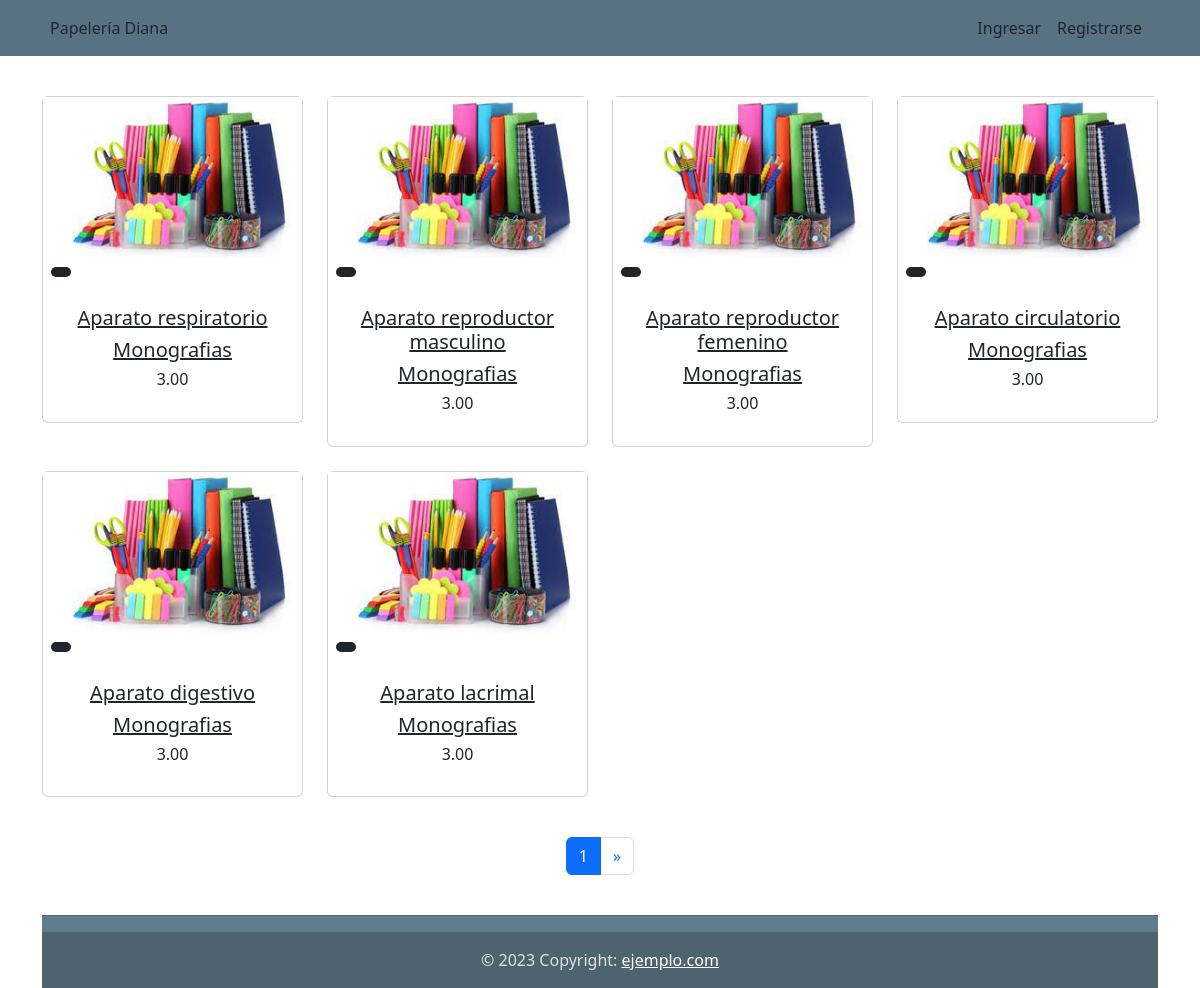
Page /categorias/monografias/ on the committed database.
### Pape/models.py (models this page shows, shortened)
class Producto(models.Model):
    nombre = models.CharField(max_length=100)
    precio = models.DecimalField(max_digits=10, decimal_places=2 )
    precio_descuento = models.DecimalField(max_digits=10, decimal_places=2, blank=True, null=True)
    categoria = models.CharField(choices=CATEGORIAS_SELECCIONADAS, max_length=20, default="escolar", blank="")
    novedad = models.CharField(max_length=5, blank=True)
    lugar = models.CharField(max_length=5, blank=True)
    etiqueta = models.CharField(choices=CATEGORIAS_ETIQUETAS, max_length=1, default="P")
    slug = models.SlugField(unique=True, null=False, blank=True)
    descripcion = models.TextField(default="Aquí sustituimos la descripción del producto")
    def url_absoluta(self):
        return reverse("producto", kwargs={"slug":self.slug})
    def url_categoria(self):
        return reverse("categorias", kwargs={"categoria":self.categoria})

### Pape/views.py (the view)
# urls.py: path("categorias/<str:categoria>/", CategoriaListView.as_view(), name="categorias")
class CategoriaListView(ListView):
    model = Producto
    template_name = "Pape/categorias.html"
    paginate_by = 6
    def get_queryset(self):
        categoria = self.kwargs['categoria'] # obtener la categoría de la URL
        queryset = Producto.objects.filter(categoria=categoria)
        return queryset

### Pape/templates/Pape/categorias.html (shortened to what this page needs)
{% extends "Pape/base.html"%}
{% load static %}
{%block contenido%}
<main>
<div class="container pt-5 ">
    <section>
      <div class="text-center">
        <div class="row">
          {% for producto in object_list %}
          <div class="col-lg-3 col-md-6 mb-4">
            <div class="card">
              <div class="bg-image hover-zoom ripple ripple-surface ripple-surface-light"
                data-mdb-ripple-color="light">
                <a href="{{ producto.url_absoluta }}">
                  <img src="{% static 'img/default.jfif' %}" class="w-100"/>
                  <div class="mask">
                    <div class="d-flex justify-content-start align-items-end h-100">
                      <h5><span class="badge bg-dark ms-2 {{ producto.etiqueta }}-color"> {{ producto.novedad }}</span></h5>
                    </div>
                  </div>
                </a>
              </div>
              <div class="card-body">
                <a href="{{ producto.url_absoluta }}" class="text-reset">
                  <h5 class="card-title mb-2">{{ producto.nombre }}</h5>
                </a>
                <a href="{{ producto.url_categoria }}" class="text-reset ">
                  <h5>{{ producto.get_categoria_display }}</h5>
                </a>
                <h6 class="mb-3 price">
                  {% if producto.precio_descuento %}
                    {{ producto.precio_descuento }}
                  {% else %}
                    {{ producto.precio }}
                  {% endif %}
                </h6>
              </div>
            </div>
          </div>
          {% endfor %}
      </div>
  </section>
</div>
{% if is_paginated %}
    <nav aria-label="Page navigation example" class="d-flex justify-content-center mt-3">
    <ul class="pagination">
      <li class="page-item active">
        <a class="page-link" href="?page={{ page_obj.number}}">{{ page_obj.number}}</a>
      </li>
      {% if page_obj.has_next %}
      <li class="page-item">
        <a class="page-link" href="?page={{ page_obj.next_page_number }}" aria-label="Next">
          <span aria-hidden="true">&raquo;</span>
        </a>
      </li>
      {% endif %}
    </ul>
  </nav>
  {% endif %}
</main>
{%endblock%}

### Pape/templates/Pape/base.html (shortened to what this page needs)
{% load static %}
{% load carrito_template_tags %}
<!DOCTYPE html>
<html>
<head>
    <link href="https://cdn.jsdelivr.net/npm/bootstrap@5.3.0-alpha1/dist/css/bootstrap.min.css" rel="stylesheet">
    <link rel="stylesheet" href="{% static 'css/main.css'%}">
</head>
<body>
<div class="container mt-5">
<nav class="navbar fixed-top navbar-expand-lg" style="background-color: #587183;">
  <div class="container">
      <div class="collapse navbar-collapse" id="navbarSupportedContent1">
          <ul class="navbar-nav me-auto mb-2 mb-lg-0">
              <li class="nav-item active">
                  <a class="nav-link" href="{% url 'inicio' %}">Papelería Diana</a>
              </li>
          </ul>
      </div>
      <div class="d-flex align-items-center">
        {% if user.is_authenticated %}
            <a class="nav-link me-3" href="{% url 'orden_resumen' %}">
                <span class="clearfix d-none d-sm-inline-block"> carrito </span>
                <img  class="cart-icon" src="{% static 'img/carrito.jpg' %}" style="width: 50px;">
                <span class="badge rounded-pill badge-notification bg-danger">
                    {{ request.user|cuenta_articulos_carrito}}
                </span>
            </a>
            <a class="nav-link me-3" href="{% url 'salir' %}">
                <span class="clearfix d-none d-sm-inline-block"> Salir </span>
            </a>
            <a class="nav-link me-3" href="{% url 'perfil' %}">
                <span class="clearfix d-none d-sm-inline-block"> Perfil </span>
            </a>
        {% else %}
            <a class="nav-link me-3" href="{% url 'ingresar' %}">
                <span class="clearfix d-none d-sm-inline-block"> Ingresar </span>
            </a>
            <a class="nav-link me-3" href="{% url 'registrar' %}">
                <span class="clearfix d-none d-sm-inline-block"> Registrarse </span>
            </a>
        {%endif %}
      </div>
    </div>
</nav>
</div>
<div class="container-fluid">
{%block contenido%}
{%endblock%}
</div>
    <div class="container">
      <footer class="text-center text-white mt-4" style="background-color: #607D8B">
        <hr class="text-dark">
        <div class="text-center p-3" style="background-color: rgba(0, 0, 0, 0.2); color: #E0E0E0">
            © 2023 Copyright:
            <a class="text-white" href="#">ejemplo.com</a>
        </div>
      </footer>
    </div>
</body>
</html>

### rows in the picture
Producto: nombre "Aparato respiratorio", categoria "Monografias", precio "3.00"
Producto: nombre "Aparato reproductor masculino", categoria "Monografias", precio "3.00"
Producto: nombre "Aparato reproductor femenino", categoria "Monografias", precio "3.00"
Producto: nombre "Aparato circulatorio", categoria "Monografias", precio "3.00"
Producto: nombre "Aparato digestivo", categoria "Monografias", precio "3.00"
Producto: nombre "Aparato lacrimal", categoria "Monografias", precio "3.00"

### other values in the picture
{{ page_obj.number }} "1"
